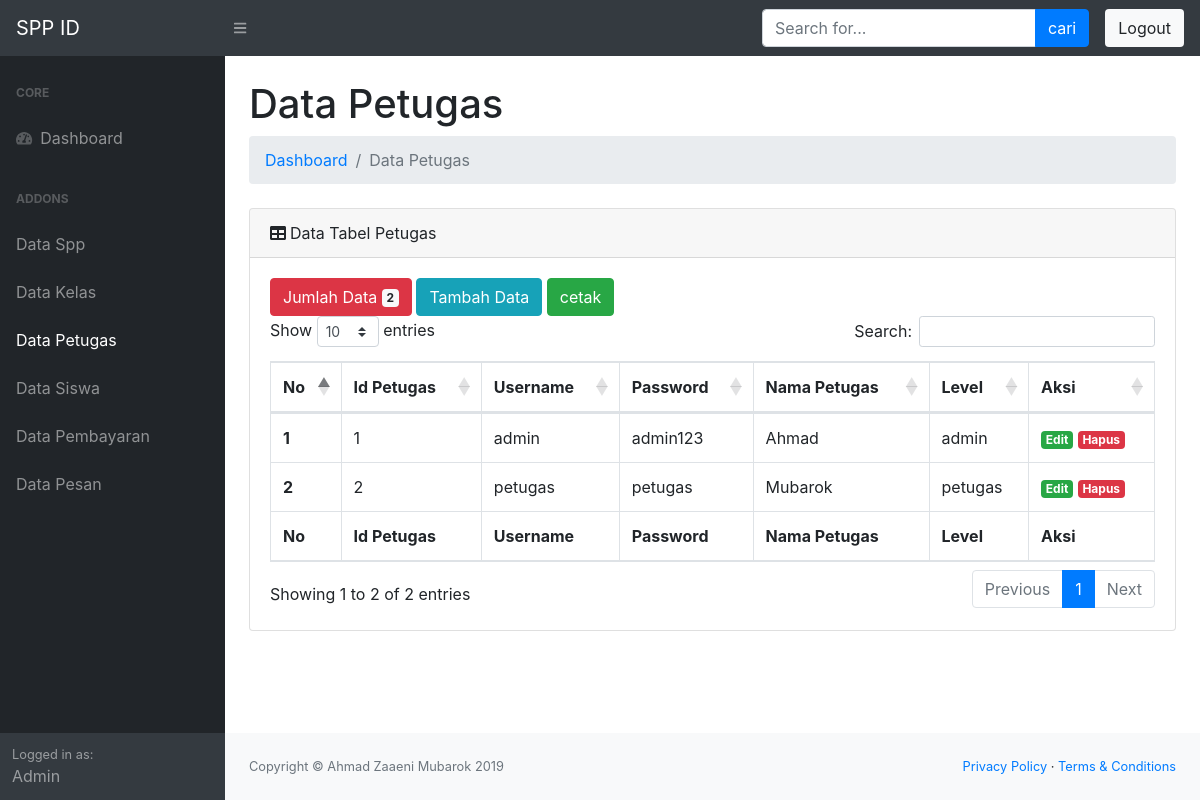
The page /dist/layout.php?page=petugas (signed in) on the database its author committed.
### tables this page shows
CREATE TABLE `petugas` (
  `id_petugas` int(11) NOT NULL,
  `username` varchar(25) NOT NULL,
  `password` varchar(32) NOT NULL,
  `nama_petugas` varchar(35) NOT NULL,
  `level` enum('admin','petugas') NOT NULL
);

### dist/koneksi.php (called while the page is built, shortened)
<?php
$db = mysqli_connect("localhost", "root", "", "spp");
function show($table, $where = null) {
	global $db;
	$command = "SELECT * FROM $table";
	$query = mysqli_query($db, $command) or die ($db->error);
	$row = array();
	while ($rows = mysqli_fetch_array($query, MYSQLI_BOTH)) {
		$row[] = $rows;
	}
	return $row;
}

### dist/petugas.php (the view, shortened to what this page needs)
<div class="container-fluid">
    <h1 class="mt-4">Data Petugas</h1>
    <ol class="breadcrumb mb-4">
        <li class="breadcrumb-item"><a href="?page=index">Dashboard</a></li>
        <li class="breadcrumb-item active">Data Petugas</li>
    </ol>
    <div class="card mb-4">
        <div class="card-header"><i class="fas fa-table mr-1"></i>Data Tabel Petugas</div>
        <div class="card-body">
            <?php
            $query = mysqli_query ($db,'SELECT *FROM petugas');
            $jumlah =mysqli_num_rows($query);
            ?>
              <button class="btn btn-danger">Jumlah Data <span class="badge badge-light"> <?php echo $jumlah; ?></span></button>
        <a class="btn btn-info" href="?page=tambahpetugas" >
            <span class="glyphicon glyphicon-plus">Tambah Data </span>
        </a>
        <button class="btn btn-success" name="cetak" id="cetak">cetak</button>
            <div class="table-responsive">
               <table class="table table-bordered" id="dataTable" width="100%" cellspacing="0">
                    <thead>
                        <tr>
                            <th>No</th>
                            <th>Id Petugas</th>
                            <th>Username</th>
                            <th>Password</th>
                            <th>Nama Petugas</th>
                            <th>Level</th>
                            <th>Aksi</th>
                        </tr>
                    </thead>
                    <tfoot>
                        <tr>
                            <th>No</th>
                            <th>Id Petugas</th>
                            <th>Username</th>
                            <th>Password</th>
                            <th>Nama Petugas</th>
                            <th>Level</th>
                            <th>Aksi</th>
                        </tr>
                    </tfoot>
                    <tbody>
                       <?php
                        $count = 0;
                        $row = show("petugas");
                        foreach ($row as $data) {
                        $count++;
                        ?>
                        <tr>
                            <th><?php echo $count; ?></th>
                            <td><?php echo $data['id_petugas']; ?></td>
                            <td><?php echo $data['username']; ?></td>
                            <td><?php echo $data['password']; ?></td>
                            <td><?php echo $data['nama_petugas']; ?></td>
                            <td><?php echo $data['level']; ?></td>
                            <td>
                                <a class="badge badge-success" href="?page=editpetugas&id_petugas=<?php echo $data['id_petugas']; ?>">Edit</a>
                                <a onclick="return confirm('Yakin ingin menghapus data ini??');" class="badge badge-danger" href="?page=hapuspetugas&id_petugas=<?php echo $data['id_petugas']; ?>">Hapus</a>
                            </td>
                        </tr>
                        <?php } ?>
                    </tbody>
                </table>
            </div>
        </div>
    </div>
</div>

### rows shown on the page
petugas: id_petugas "1", username "admin", password "admin123", nama_petugas "Ahmad", level "admin"
petugas: id_petugas "2", username "petugas", password "petugas", nama_petugas "Mubarok", level "petugas"

### other values the page prints
$jumlah "2"
